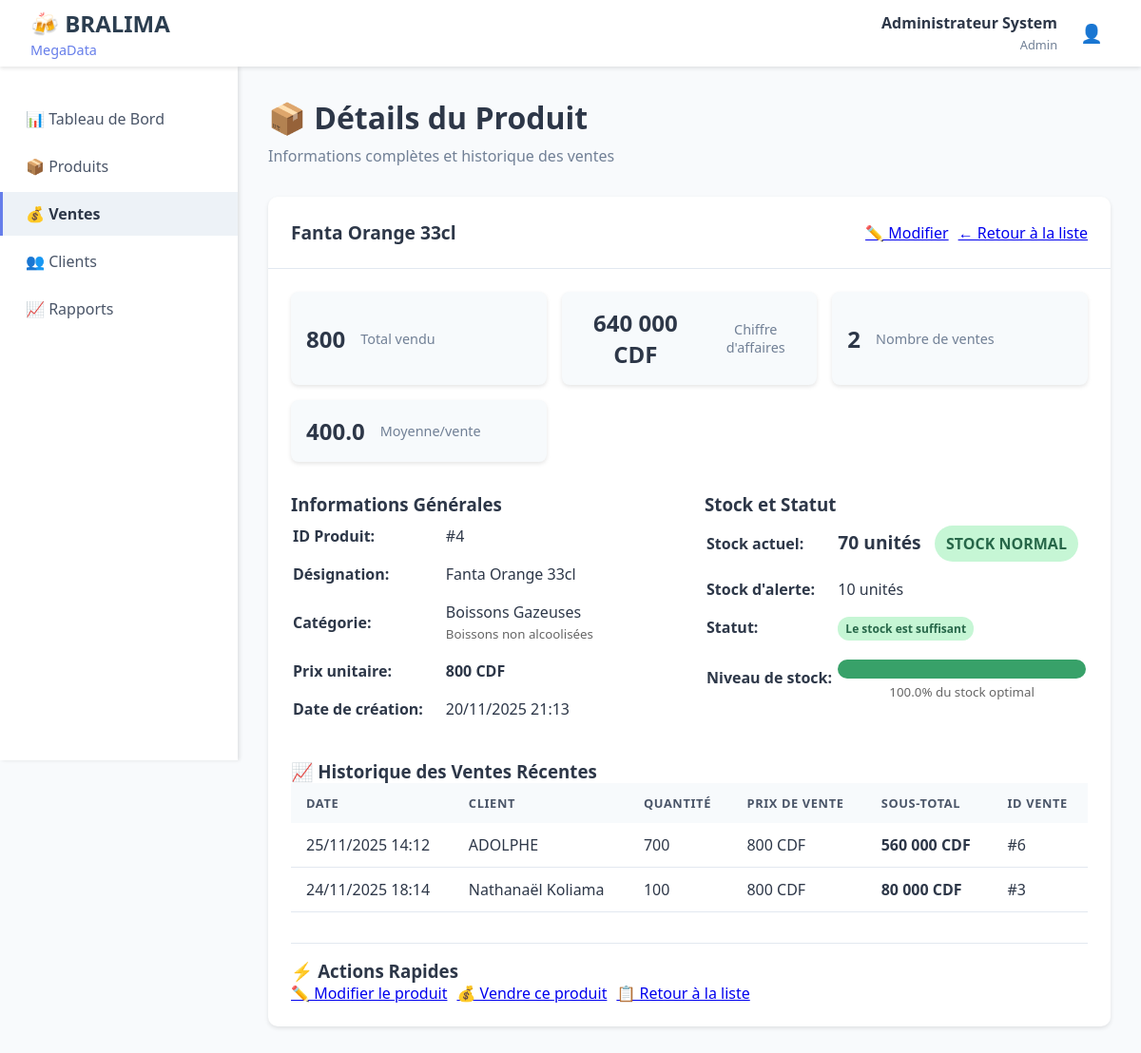
Before: /modules/produits/details.php?id=4 (signed in) with the older database file.
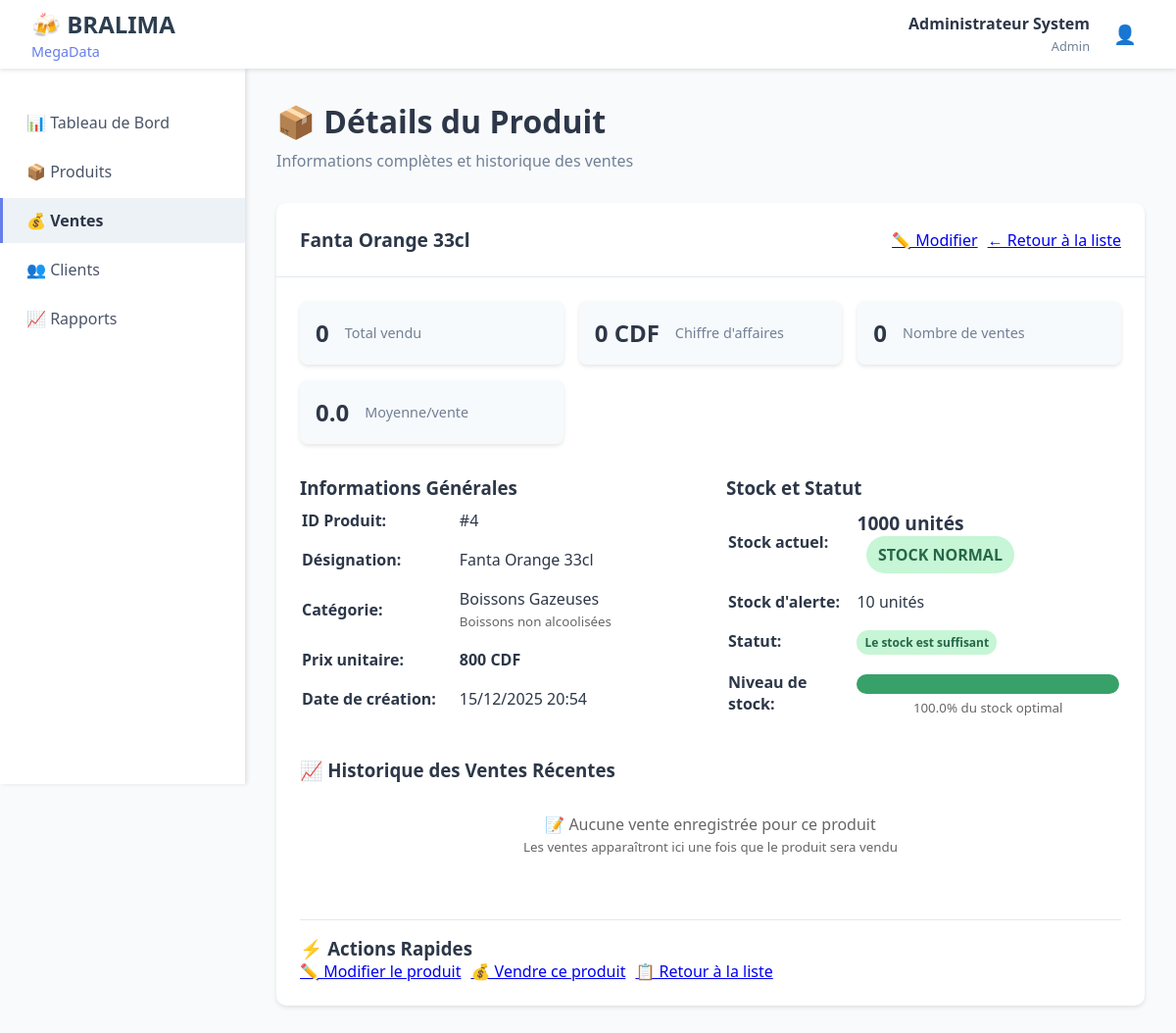
After: the same page with the newer database file.
### tables this page shows
CREATE TABLE produits (
    id_produit INT PRIMARY KEY AUTO_INCREMENT,
    designation VARCHAR(100) NOT NULL,
    id_categorie INT,
    prix_unitaire DECIMAL(10,2) NOT NULL,
    quantite_stock INT DEFAULT 0,
    stock_alerte INT DEFAULT 10,
    date_creation DATETIME DEFAULT CURRENT_TIMESTAMP,
    FOREIGN KEY (id_categorie) REFERENCES categories_produit(id_categorie)
);

CREATE TABLE vente_details (
    id_detail INT PRIMARY KEY AUTO_INCREMENT,
    id_vente INT,
    id_produit INT,
    quantite_vendue INT NOT NULL,
    prix_vente DECIMAL(10,2) NOT NULL,
    FOREIGN KEY (id_vente) REFERENCES ventes(id_vente) ON DELETE CASCADE,
    FOREIGN KEY (id_produit) REFERENCES produits(id_produit)
);

CREATE TABLE ventes (
    id_vente INT PRIMARY KEY AUTO_INCREMENT,
    id_client INT,
    date_vente DATETIME DEFAULT CURRENT_TIMESTAMP,
    montant_total DECIMAL(15,2) DEFAULT 0,
    statut ENUM('en_attente', 'confirmee', 'annulee') DEFAULT 'confirmee',
    FOREIGN KEY (id_client) REFERENCES clients(id_client)
);

CREATE TABLE clients (
    id_client INT PRIMARY KEY AUTO_INCREMENT,
    nom_client VARCHAR(100) NOT NULL,
    adresse TEXT,
    telephone VARCHAR(20),
    email VARCHAR(100),
    date_creation DATETIME DEFAULT CURRENT_TIMESTAMP,
    statut ENUM('actif', 'inactif') DEFAULT 'actif'
);

CREATE TABLE categories_produit (
    id_categorie INT PRIMARY KEY AUTO_INCREMENT,
    nom_categorie VARCHAR(50) NOT NULL,
    description TEXT
);

### modules/produits/details.php (the view, shortened to what the changed rows need)
<?php
$id_produit = $_GET['id'] ?? null;
try {
    $pdo = getDBConnection();
    $stmt = $pdo->prepare("
        SELECT p.*, cp.nom_categorie, cp.description as desc_categorie
        FROM produits p
        LEFT JOIN categories_produit cp ON p.id_categorie = cp.id_categorie
        WHERE p.id_produit = ?
    ");
    $stmt->execute([$id_produit]);
    $produit = $stmt->fetch();
    $stmt = $pdo->prepare("
        SELECT
            vd.quantite_vendue,
            vd.prix_vente,
            v.date_vente,
            c.nom_client,
            v.id_vente
        FROM vente_details vd
        JOIN ventes v ON vd.id_vente = v.id_vente
        LEFT JOIN clients c ON v.id_client = c.id_client
        WHERE vd.id_produit = ?
        AND v.statut = 'confirmee'
        ORDER BY v.date_vente DESC
        LIMIT 10
    ");
    $stmt->execute([$id_produit]);
    $historique_ventes = $stmt->fetchAll();
    $stmt = $pdo->prepare("
        SELECT
            SUM(vd.quantite_vendue) as total_vendu,
            SUM(vd.quantite_vendue * vd.prix_vente) as chiffre_affaires,
            COUNT(DISTINCT v.id_vente) as nb_ventes,
            AVG(vd.quantite_vendue) as moyenne_quantite
        FROM vente_details vd
        JOIN ventes v ON vd.id_vente = v.id_vente
        WHERE vd.id_produit = ?
        AND v.statut = 'confirmee'
    ");
    $stmt->execute([$id_produit]);
    $stats = $stmt->fetch();
} catch (Exception $e) {
    $_SESSION['error'] = "Erreur: " . $e->getMessage();
    header('Location: liste.php');
    exit;
}
?>
<!DOCTYPE html>
<html lang="fr">
<head>
    <link rel="stylesheet" href="../../assets/css/dashboard.css">
</head>
<body>
    <?php include '../../includes/header.php'; ?>
    <div class="container">
        <main class="main-content">
            <div class="page-header">
                <h1>📦 Détails du Produit</h1>
            </div>
            <div class="content-card">
                <div class="card-header">
                    <h2><?php echo $produit['designation']; ?></h2>
                    <div style="display: flex; gap: 10px;">
                        <a href="modifier.php?id=<?php echo $id_produit; ?>" class="btn btn-warning">✏️ Modifier</a>
                        <a href="liste.php" class="btn btn-secondary">← Retour à la liste</a>
                    </div>
                </div>
                <div class="card-content">
                    <div class="stats-grid">
                        <div class="stat-card">
                            <div class="stat-value"><?php echo $stats['total_vendu'] ?? 0; ?></div>
                            <div class="stat-label">Total vendu</div>
                        </div>
                        <div class="stat-card">
                            <div class="stat-value"><?php echo number_format($stats['chiffre_affaires'] ?? 0, 0, ',', ' '); ?> CDF</div>
                            <div class="stat-label">Chiffre d'affaires</div>
                        </div>
                        <div class="stat-card">
                            <div class="stat-value"><?php echo $stats['nb_ventes'] ?? 0; ?></div>
                            <div class="stat-label">Nombre de ventes</div>
                        </div>
                        <div class="stat-card">
                            <div class="stat-value"><?php echo number_format($stats['moyenne_quantite'] ?? 0, 1); ?></div>
                            <div class="stat-label">Moyenne/vente</div>
                        </div>
                    </div>
                    <div class="info-grid">
                        <div>
                            <table style="width: 100%;">
                                <tr>
                                    <td style="padding: 8px 0; font-weight: bold; width: 40%;">ID Produit:</td>
                                    <td style="padding: 8px 0;">#<?php echo $produit['id_produit']; ?></td>
                                </tr>
                                <tr>
                                    <td style="padding: 8px 0; font-weight: bold;">Désignation:</td>
                                    <td style="padding: 8px 0;"><?php echo $produit['designation']; ?></td>
                                </tr>
                                <tr>
                                    <td style="padding: 8px 0; font-weight: bold;">Catégorie:</td>
                                    <td style="padding: 8px 0;">
                                        <?php echo $produit['nom_categorie'] ?? 'Non catégorisé'; ?>
                                        <?php if (!empty($produit['desc_categorie'])): ?>
                                            <br><small style="color: #666;"><?php echo $produit['desc_categorie']; ?></small>
                                        <?php endif; ?>
                                    </td>
                                </tr>
                                <tr>
                                    <td style="padding: 8px 0;">
                                        <strong><?php echo number_format($produit['prix_unitaire'], 0, ',', ' '); ?> CDF</strong>
                                    </td>
                                </tr>
                                <tr>
                                    <td style="padding: 8px 0; font-weight: bold;">Date de création:</td>
                                    <td style="padding: 8px 0;"><?php echo date('d/m/Y H:i', strtotime($produit['date_creation'])); ?></td>
                                </tr>
                            </table>
                        </div>
                        <div>
                            <table style="width: 100%;">
                                <?php
                                $stock = $produit['quantite_stock'];
                                $stock_alerte = $produit['stock_alerte'];
                                if ($stock == 0) {
                                    $status_class = 'stock-rupture';
                                    $status_text = 'RUPTURE DE STOCK';
                                    $status_badge = 'badge-danger';
                                    $status_message = 'Le produit est en rupture de stock';
                                } elseif ($stock <= $stock_alerte) {
                                    $status_class = 'stock-alert';
                                    $status_text = 'STOCK FAIBLE';
                                    $status_badge = 'badge-warning';
                                    $status_message = 'Le stock est inférieur au niveau d\'alerte';
                                } else {
                                    $status_class = 'stock-normal';
                                    $status_text = 'STOCK NORMAL';
                                    $status_badge = 'badge-success';
                                    $status_message = 'Le stock est suffisant';
                                }
                                ?>
                                <tr>
                                    <td style="padding: 8px 0;">
                                        <span style="font-size: 1.2rem; font-weight: bold;"><?php echo $stock; ?> unités</span>
                                        <span class="stock-indicator <?php echo $status_class; ?>">
                                            <?php echo $status_text; ?>
                                        </span>
                                    </td>
                                </tr>
                                <tr>
                                    <td style="padding: 8px 0; font-weight: bold;">Stock d'alerte:</td>
                                    <td style="padding: 8px 0;"><?php echo $stock_alerte; ?> unités</td>
                                </tr>
                                <tr>
                                    <td style="padding: 8px 0;">
                                        <span class="badge <?php echo $status_badge; ?>">
                                            <?php echo $status_message; ?>
                                        </span>
                                    </td>
                                </tr>
                                <tr>
                                    <td style="padding: 8px 0;">
                                        <div style="background: #e2e8f0; height: 20px; border-radius: 10px; overflow: hidden; margin-top: 5px;">
                                            <?php
                                            $pourcentage = min(100, ($stock / ($stock_alerte * 2)) * 100);
                                            $couleur = $stock == 0 ? '#e53e3e' : ($stock <= $stock_alerte ? '#ed8936' : '#38a169');
                                            ?>
                                            <div style="height: 100%; width: <?php echo $pourcentage; ?>%; background: <?php echo $couleur; ?>; transition: width 0.3s;"></div>
                                        </div>
                                        <small style="color: #666; display: block; text-align: center; margin-top: 5px;">
                                            <?php echo number_format($pourcentage, 1); ?>% du stock optimal
                                        </small>
                                    </td>
                                </tr>
                            </table>
                        </div>
                    </div>
                    <?php if (count($historique_ventes) > 0): ?>
                        <table class="data-table">
                            <thead>
                                <tr>
                                    <th>Date</th>
                                    <th>Client</th>
                                    <th>Quantité</th>
                                    <th>Prix de vente</th>
                                    <th>Sous-total</th>
                                    <th>ID Vente</th>
                                </tr>
                            </thead>
                            <tbody>
                                <?php foreach ($historique_ventes as $vente): ?>
                                    <tr>
                                        <td><?php echo date('d/m/Y H:i', strtotime($vente['date_vente'])); ?></td>
                                        <td><?php echo $vente['nom_client'] ?? 'Client anonyme'; ?></td>
                                        <td><?php echo $vente['quantite_vendue']; ?></td>
                                        <td><?php echo number_format($vente['prix_vente'], 0, ',', ' '); ?> CDF</td>
                                        <td><strong><?php echo number_format($vente['quantite_vendue'] * $vente['prix_vente'], 0, ',', ' '); ?> CDF</strong></td>
                                        <td>#<?php echo $vente['id_vente']; ?></td>
                                    </tr>
                                <?php endforeach; ?>
                            </tbody>
                        </table>
                    <?php else: ?>
                        <div style="text-align: center; padding: 2rem; color: #666;">
                            <p>📝 Aucune vente enregistrée pour ce produit</p>
                            <p><small>Les ventes apparaîtront ici une fois que le produit sera vendu</small></p>
                        </div>
                    <?php endif; ?>
                </div>
            </div>
        </main>
    </div>
</body>
</html>

Changed rows visible on the page:
removed vente_details: id_vente.date_vente "25/11/2025 14:12", clients.nom_client "ADOLPHE", quantite_vendue "700", prix_vente "800", $vente['quantite_vendue'] * $vente['prix_vente'] "560 000", id_vente.id_vente "6"
removed vente_details: id_vente.date_vente "24/11/2025 18:14", clients.nom_client "Nathanaël Koliama", quantite_vendue "100", prix_vente "800", $vente['quantite_vendue'] * $vente['prix_vente'] "80 000", id_vente.id_vente "3"
changed produits "Fanta Orange 33cl": date_creation "20/11/2025 21:13" → "15/12/2025 20:54"; quantite_stock "70" → "1000"
Other visible differences:
$stats['total_vendu']: "800" → "0"
$stats['chiffre_affaires']: "640 000" → "0"
$stats['nb_ventes']: "2" → "0"
$stats['moyenne_quantite']: "400.0" → "0.0"
text no longer shown: "DATE CLIENT QUANTITÉ PRIX DE VENTE SOUS-TOTAL ID VENTE"
text now shown: "📝 Aucune vente enregistrée pour ce produit Les ventes apparaîtront ici une fois que le produit sera vendu"
